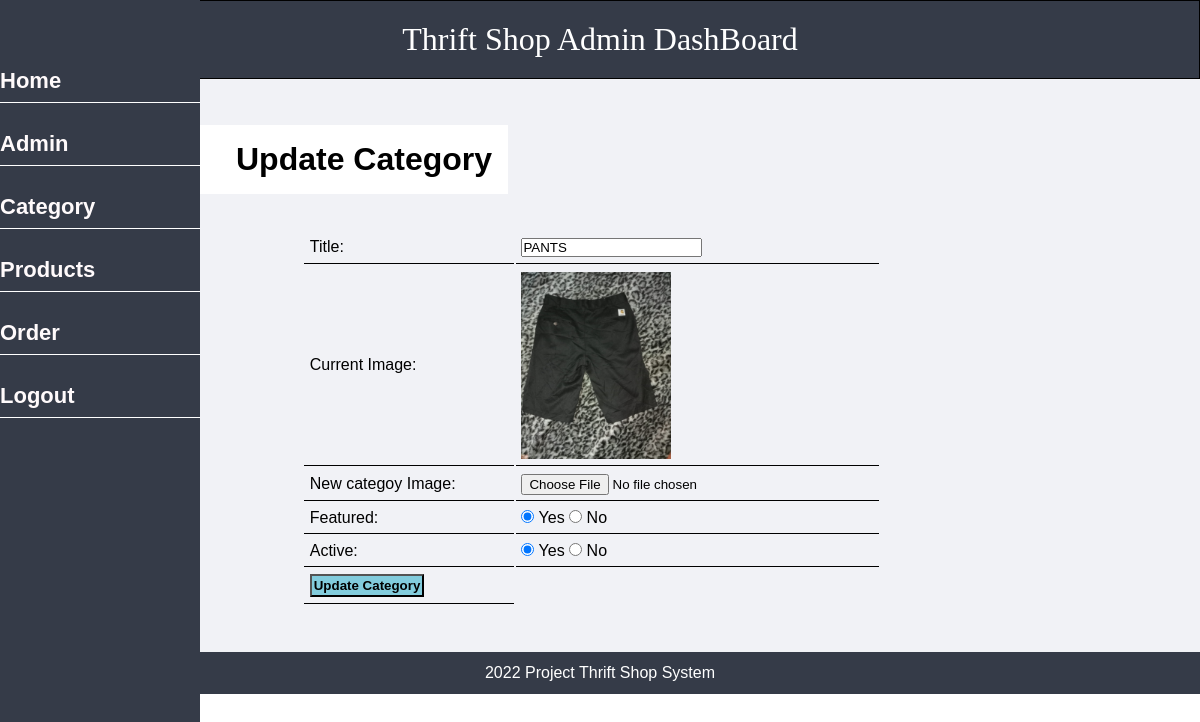
The page /admin/update-category.php?id=10 (signed in) on the database its author committed.
### tables this page shows
CREATE TABLE `tbl_category` (
  `id` int(10) UNSIGNED NOT NULL,
  `title` varchar(100) NOT NULL,
  `image_name` varchar(255) NOT NULL,
  `featured` varchar(10) NOT NULL,
  `active` varchar(10) NOT NULL
);

### admin/update-category.php (the view, shortened to what this page needs)
<?php include('partials/menu.php'); ?>
<div class="main-content">
    <div class="wrapper">
        <div class="inside-label">
            <h1>Update Category</h1>
        </div>
        <br><br>
        <?php
            if(isset($_GET['id']))
            {
                $id = $_GET['id'];
                $sql = "SELECT * FROM tbl_category WHERE id=$id";
                $res = mysqli_query($conn, $sql);
                $count = mysqli_num_rows($res);
                if($count==1)
                {
                    $row = mysqli_fetch_assoc($res);
                    $title = $row['title'];
                    $current_image = $row['image_name'];
                    $featured = $row['featured'];
                    $active = $row['active'];
                }
                else
                {
                    $_SESSION['no-category-found'] = "<div class='error'>Category not Found.</div>";
                    header('location:'.SITEURL.'admin/manage-category.php');
                }
            }
            else
            {
                header('location:'.SITEURL.'admin/manage-category.php');
            }
        ?>
        <form action="" method="POST" enctype="multipart/form-data">
            <table class="tbl-30">
                <tr>
                    <td>Title: </td>
                    <td>
                        <input type="text" name="title" value="<?php echo $title; ?>">
                    </td>
                </tr>
                <tr>
                    <td>Current Image: </td>
                    <td>
                        <?php
                            if($current_image != "")
                            {
                                ?>
                                <img src="<?php echo SITEURL; ?>images/category/<?php echo $current_image; ?>" width="150px">
                                <?php
                            }
                            else
                            {
                                echo "<div class='error'>Image Not Added.</div>";
                            }
                        ?>
                    </td>
                </tr>
                <tr>
                    <td>New categoy Image: </td>
                    <td>
                        <input type="file" name="image">
                    </td>
                </tr>
                <tr>
                    <td>Featured: </td>
                    <td>
                        <input <?php if($featured=="Yes"){echo "checked";} ?> type="radio" name="featured" value="Yes"> Yes
                        <input <?php if($featured=="No"){echo "checked";} ?> type="radio" name="featured" value="No"> No
                    </td>
                </tr>
                <tr>
                    <td>Active: </td>
                    <td>
                        <input <?php if($active=="Yes"){echo "checked";} ?> type="radio" name="active" value="Yes"> Yes
                        <input <?php if($active=="No"){echo "checked";} ?> type="radio" name="active" value="No"> No
                    </td>
                </tr>
                <tr>
                    <td>
                        <input type="submit" name="submit" value="Update Category" class="btn-secondary">
                    </td>
                </tr>
            </table>
        </form>
    </div>
</div>
<?php include('partials/footer.php'); ?>

### css/admin.css (style rules this page uses)
* { margin: 0; padding: 0; font-family: Arial, Helvetica, sans-serif; }
.wrapper { padding: 1%; width: 80%; margin: 0 auto; }
.tbl-30 { width: 71%; }
table tr td { border-bottom: 1px solid; padding: 1%; }
.btn-secondary { background-color: #82ccdd; padding: 1%; color: black; text-decoration: none; font-weight: bold; }
.main-content { background-color: #f1f2f6; padding: 3% 0; margin-left: 200px; width: 85%; margin-right: 0px !important; }
.inside-label { width: fit-content; padding: 16px; background-color: white; margin-left: -131px; padding-left:65px ; }

### rows shown on the page
tbl_category: title "PANTS", image_name (picture), featured "☑", active "☑"
